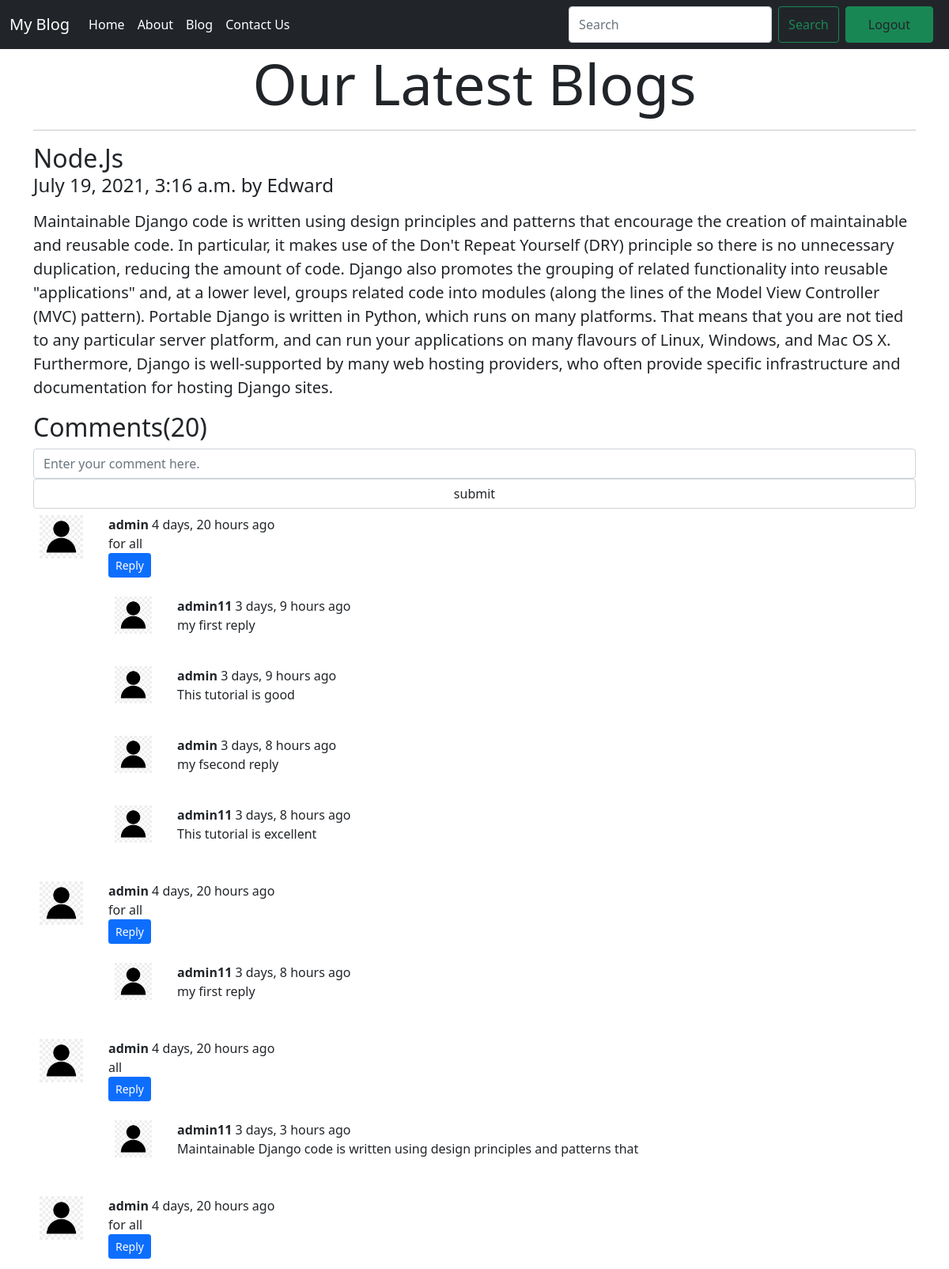
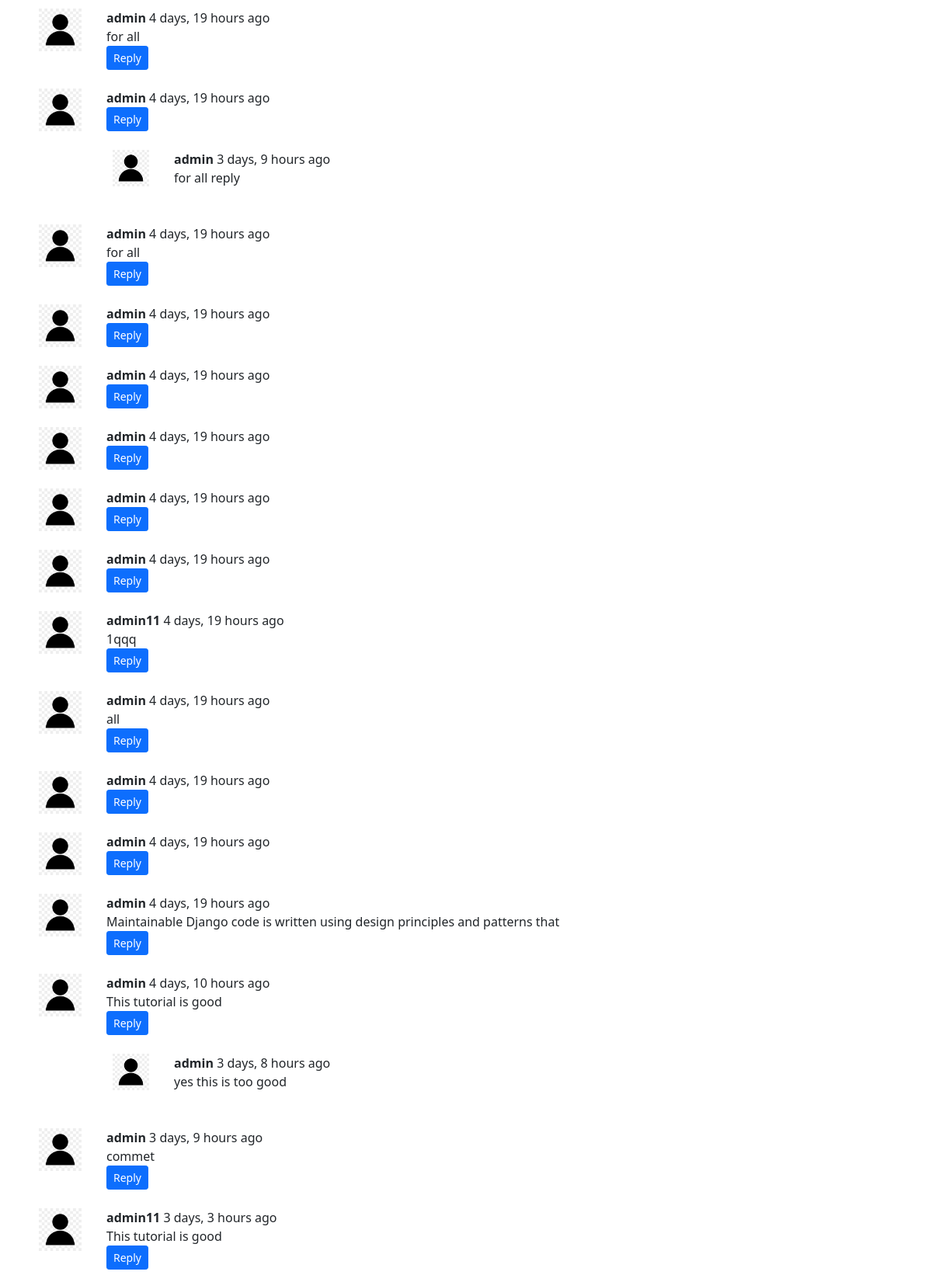
Screenshot of /blog/secondpost (signed in) with the database file from the repository (2 pictures, top to bottom).
### blog/models.py (models this page shows, shortened)
class Post(models.Model):
    title = models.CharField(max_length=30)
    author = models.CharField(max_length=300)
    desc = models.TextField()
    timestamp = models.DateTimeField(blank=True)
    slug = models.CharField(max_length=33)

class BlogComment(models.Model):
    sno = models.AutoField(primary_key=True )
    comment = models.TextField(max_length=300)
    post = models.ForeignKey(Post, on_delete=models.CASCADE)
    user = models.ForeignKey(User, on_delete=models.CASCADE)
    parent = models.ForeignKey('self', on_delete=models.CASCADE, null=True)
    timestamp = models.DateTimeField(default=now)

### blog/views.py (the view)
# urls.py: path('blog/<str:slug>', views.blogpost, name="blogpost"),
def blogpost(request, slug ):
    post  = Post.objects.filter(slug=slug  ).first()
    comments = BlogComment.objects.filter(post=post, parent=None)
    replies = BlogComment.objects.filter(post=post).exclude(parent=None)
    replyDict={}
    for reply in replies:
        if reply.parent.sno not in replyDict.keys():
            replyDict[reply.parent.sno]=[reply]
        else:
            replyDict[reply.parent.sno].append(reply)
    return render(request,'blog/blogpost.html',{'post':post,'comments':comments,'user':request.user,'replyDict':replyDict })

### blog/templatetags/getDict.py (called while the page is built)
@register.filter(name="get_Dict")
def get_Dict(dict,key):
    return dict.get(key)

### blog/templates/blog/blogpost.html (shortened to what this page needs)
{% extends 'blog/base.html' %}
{% block body %}
{% load static %}
{% load humanize %}
{% load getDict %}
<div class="container">
  <h1 class="display-2 text-center">Our Latest Blogs</h1>
  <hr class="featurette-divider">
  <div class="row featurette">
    <div class="col ">
      <h2 class="featurette-heading"> {{post.title}} <span>
          <h4>{{post.timestamp}} by {{post.author}}</h4>
        </span></h2> <p></p>
      <p class="lead">{{post.desc|safe }}</p>
    </div>
  </div>
</div>
<div class="container">
  <h2>Comments({{comments.count}})</h2>
  {% if user.is_authenticated %}
  <form action="/blog/postcomment " method="POST">
    <div class="form-group">
      <input type="text" name="comment" id="" required class="form-control" placeholder="Enter your comment here."
        aria-describedby="helpId">
    </div>
    <div>
      <input type="submit" value="submit" id="" class="form-control" placeholder="" aria-describedby="helpId">
    </div>
  </form>
  {% else %}
  <p>Please Login to post comments</p>
  {% endif %}
  {% for comment in comments %}
  <div class="row">
    <div class="col-md-1  "><img class="rounded mx-auto d-block w-100 p-2  " src="{% static 'my.png' %}" alt=""></div>
    <div class="col-md-11 mt-2"> <b>{{comment.user.username}}</b> <span> {{ comment.timestamp|naturaltime }} </span>
      <div>{{comment.comment}}</div>
      <div class="div reply mx-0">
        {% if user.is_authenticated %}
        <p>
          <button class="btn btn-primary btn-sm" type="button" data-bs-toggle="collapse"
            data-bs-target="#replybox{{comment.sno}}" aria-expanded="false" aria-controls="replybox{{comment.sno}}">
            Reply
          </button>
        </p>
       {% else %}
       <button class="btn btn-primary btn-sm" type="button" data-bs-toggle="collapse"
            data-bs-target="#replybox{{comment.sno}}" aria-expanded="false" aria-controls="replybox{{comment.sno}}" disabled>
           Login to Reply
          </button>
       {% endif %}
        <div class="replies  my-2">
             {% for reply in replyDict|get_Dict:comment.sno %}
             <div class="row  ">
              <div class="col-md-1  "><img class="rounded mx-auto d-block w-100 p-2  " src="{% static 'my.png' %}" alt=""></div>
              <div class="col-md-11 my-2">
                <b>{{reply.user.username}}</b> <span>{{ reply.timestamp|naturaltime }}</span>  <br>
                {{reply.comment}}
              </div>
             </div>
             <br>
             {% endfor %}
         </div>
      </div>
    </div>
  </div>
  {% endfor %}
</div>
{% endblock body %}

### rows the page displays
Post: title "Node.Js", timestamp "July 19, 2021, 3:16 a.m.", author "Edward", desc "Maintainable Django code is written using design principles and patterns that encourage the creation of maintainable and reusable code. In particular, it makes use of the Don't Repeat Yourself (DRY) principle so there is no unnecessary duplication, reducing the amount of code. Django also promotes the grouping of related functionality into reusable \"applications\" and, at a lower level, groups related code into modules (along the lines of the Model View Controller (MVC) pattern). Portable Django is written in Python, which runs on many platforms. That means that you are not tied to any particular server platform, and can run your applications on many flavours of Linux, Windows, and Mac OS X.…"
BlogComment: user.username "admin", timestamp "4 days, 20 hours ago", comment "for all"
BlogComment: user.username "admin11", timestamp "3 days, 9 hours ago", comment "my first reply"
BlogComment: user.username "admin", timestamp "3 days, 9 hours ago", comment "This tutorial is good"
BlogComment: user.username "admin", timestamp "3 days, 8 hours ago", comment "my fsecond reply"
BlogComment: user.username "admin11", timestamp "3 days, 8 hours ago", comment "This tutorial is excellent"
BlogComment: user.username "admin", timestamp "4 days, 20 hours ago", comment "for all"
BlogComment: user.username "admin11", timestamp "3 days, 8 hours ago", comment "my first reply"
BlogComment: user.username "admin", timestamp "4 days, 20 hours ago", comment "all"
BlogComment: user.username "admin11", timestamp "3 days, 3 hours ago", comment "Maintainable Django code is written using design principles and patterns that"
BlogComment: user.username "admin", timestamp "4 days, 20 hours ago", comment "for all"
BlogComment: user.username "admin", timestamp "4 days, 19 hours ago", comment "for all"
BlogComment: user.username "admin", timestamp "4 days, 19 hours ago"
BlogComment: user.username "admin", timestamp "3 days, 9 hours ago", comment "for all reply"
BlogComment: user.username "admin", timestamp "4 days, 19 hours ago", comment "for all"
BlogComment: user.username "admin", timestamp "4 days, 19 hours ago"
BlogComment: user.username "admin", timestamp "4 days, 19 hours ago"
BlogComment: user.username "admin", timestamp "4 days, 19 hours ago"
BlogComment: user.username "admin", timestamp "4 days, 19 hours ago"
BlogComment: user.username "admin", timestamp "4 days, 19 hours ago"
BlogComment: user.username "admin11", timestamp "4 days, 19 hours ago", comment "1qqq"
BlogComment: user.username "admin", timestamp "4 days, 19 hours ago", comment "all"
BlogComment: user.username "admin", timestamp "4 days, 19 hours ago"
BlogComment: user.username "admin", timestamp "4 days, 19 hours ago"
BlogComment: user.username "admin", timestamp "4 days, 19 hours ago", comment "Maintainable Django code is written using design principles and patterns that"
BlogComment: user.username "admin", timestamp "4 days, 10 hours ago", comment "This tutorial is good"
BlogComment: user.username "admin", timestamp "3 days, 8 hours ago", comment "yes this is too good"
BlogComment: user.username "admin", timestamp "3 days, 9 hours ago", comment "commet"
BlogComment: user.username "admin11", timestamp "3 days, 3 hours ago", comment "This tutorial is good"

### other values shown
{{ comments.count }} "20"
